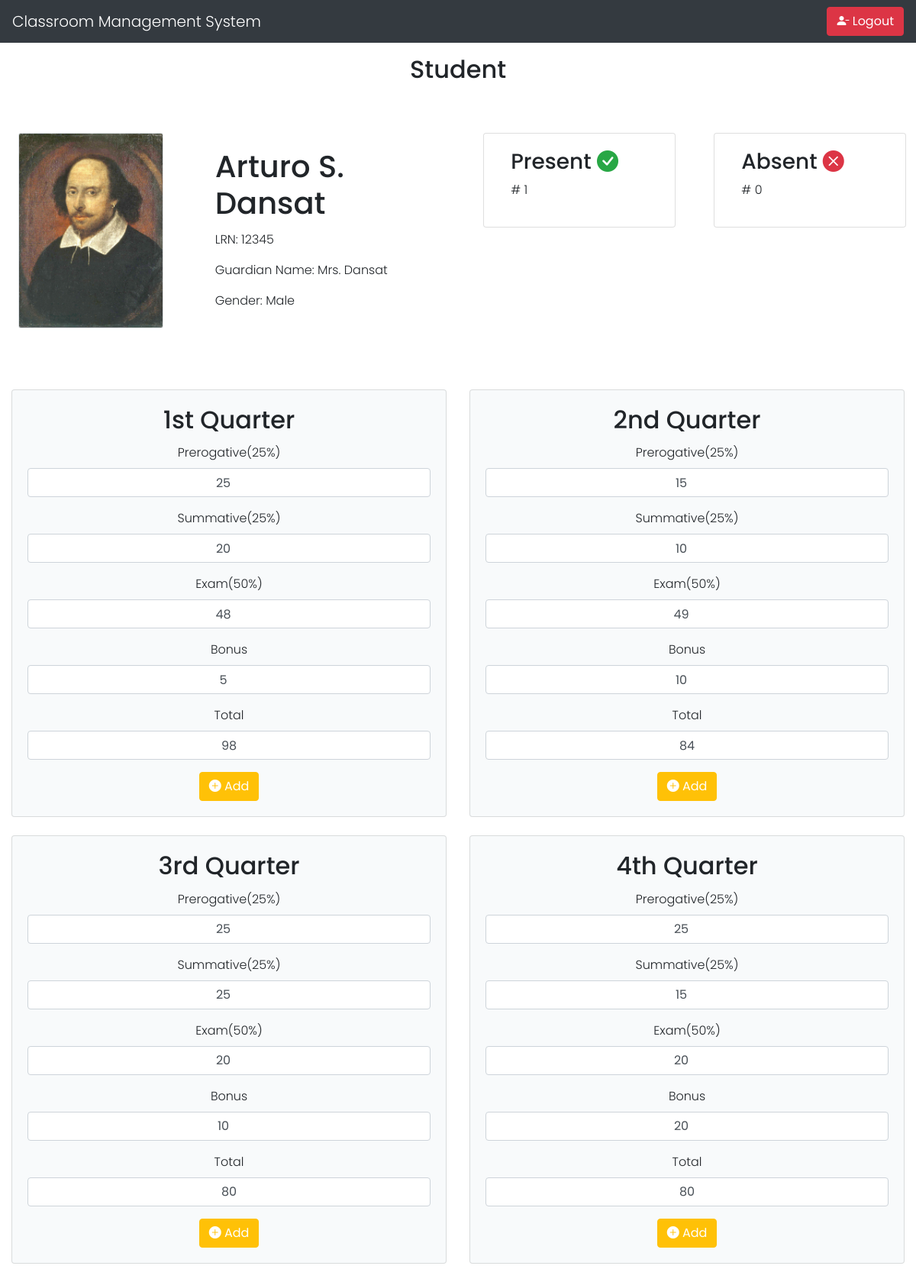
The page /student_grade.php?class_member_id=30 (signed in) on the database its author committed.
### tables this page shows
CREATE TABLE `class_member` (
  `class_member_id` int(11) NOT NULL,
  `student_id` int(11) NOT NULL,
  `class_id` int(11) NOT NULL
);

CREATE TABLE `student` (
  `id` int(11) NOT NULL,
  `lrn` varchar(50) NOT NULL,
  `fullname` varchar(150) NOT NULL,
  `guardian_name` varchar(150) NOT NULL,
  `username` varchar(100) NOT NULL,
  `password` varchar(100) NOT NULL,
  `profile` varchar(100) NOT NULL,
  `gender` varchar(50) NOT NULL
);

CREATE TABLE `class_grade` (
  `grade_id` int(11) NOT NULL,
  `class_id` int(11) NOT NULL,
  `student_id` int(11) NOT NULL,
  `prerogative` float NOT NULL,
  `summative` float NOT NULL,
  `bonus` float NOT NULL,
  `exam` float NOT NULL,
  `total` float NOT NULL,
  `quarter` varchar(50) NOT NULL
);

### student_grade.php (the view, shortened to what the rows shown need)
<?php
include 'mysql_connect.php';
?>
<!DOCTYPE html>
<html lang="en">
<head>
</head>
<link rel="stylesheet" href="https://maxcdn.bootstrapcdn.com/bootstrap/4.5.2/css/bootstrap.min.css">
<link rel="stylesheet" href="https://cdn.jsdelivr.net/npm/bootstrap-icons@1.9.1/font/bootstrap-icons.css">
<body>
    <div class="container mt-3">
        <h2 class="text-center">Student</h2>
    </div>
    <div class="container-fluid mt-5 px-3 py-3">
        <div class="row">
            <div class="card mb-3 border-0 ml-2  col-md-6">
                <?php
                $class_member_id = $_GET["class_member_id"];
                $query =  "SELECT *
                    FROM class_member
                    INNER JOIN student ON class_member.student_id=student.id
                    INNER JOIN class ON class_member.class_id=class.class_id
                    WHERE class_member.class_member_id = " . $class_member_id;
                $res = mysqli_query($conn, $query);
                $classMemberDetails = mysqli_fetch_assoc($res);
                ?>
                <div class="row no-gutters">
                    <div class="col-md-4">
                        <img src="<?php echo $classMemberDetails['profile']; ?>" class="card-img border" alt="student image" >
                    </div>
                    <div class="col-md-8">
                        <div class="card-body ml-lg-5">
                            <h1 class="card-title"><?php echo $classMemberDetails['fullname']; ?></h1>
                            <p class="card-text">LRN: <?php echo $classMemberDetails['lrn']; ?></p>
                            <p class="card-text">Guardian Name: <?php echo $classMemberDetails['guardian_name']; ?></p>
                            <p class="card-text">Gender: <?php echo $classMemberDetails['gender']; ?></p>
                        </div>
                    </div>
                </div>
            </div>
        </div>
    </div>
    <div class="container-fluid text-center mt-5">
        <div class="row row-cols-1 row-cols-md-2">
            <div class="col mb-4">
                <div class="card" style="background-color: #F8FAFB;">
                    <div class="card-body">
                        <h2 class="card-title">1st Quarter</h2>
                        <?php
                        $query =  "SELECT *
                        FROM class_grade
                        WHERE student_id =" . $classMemberDetails['id'] . " AND class_id=" . $classMemberDetails['class_id'] . " AND quarter ='1st Quarter'";
                        $res = mysqli_query($conn, $query);
                        $firstQuarter =  mysqli_fetch_assoc($res);
                        ?>
                        <form method="POST">
                            <div class="form-group">
                                <label for="prerogative1">Prerogative(25%)</label>
                                <input type="number" class="form-control text-center" oninput="onChange1()" value="<?php echo $firstQuarter['prerogative'] ?>" id="prerogative1" name="prerogative1">
                            </div>
                            <div class="form-group">
                                <label for="summative1">Summative(25%)</label>
                                <input type="number" class="form-control text-center" oninput="onChange1()" value="<?php echo $firstQuarter['summative'] ?>" id="summative1" name="summative1">
                            </div>
                            <div class="form-group">
                                <label for="exam1">Exam(50%)</label>
                                <input type="number" class="form-control text-center" oninput="onChange1()" id="exam1" name="exam1" value="<?php echo $firstQuarter['exam'] ?>">
                            </div>
                            <div class="form-group">
                                <label for="bonus1">Bonus</label>
                                <input type="number" class="form-control text-center" oninput="onChange1()" id="bonus1" name="bonus1" value="<?php echo $firstQuarter['bonus'] ?>">
                            </div>
                            <div class="form-group">
                                <label for="total1">Total</label>
                                <input type="text" class="form-control text-center" value="<?php
                                                                                            if (mysqli_num_rows($res) > 0) {
                                                                                                if ($firstQuarter['total'] >= 0) {
                                                                                                    echo $firstQuarter['total'];
                                                                                                }
                                                                                            } else {
                                                                                                echo 0;
                                                                                            }
                                                                                            ?>" id="total1" name="total1">
                            </div>
                        </form>
                    </div>
                </div>
            </div>
            <div class="col mb-4">
                <div class="card" style="background-color: #F8FAFB;">
                    <div class="card-body">
                        <h2 class="card-title">2nd Quarter</h2>
                        <?php
                        $query =  "SELECT *
                        FROM class_grade
                        WHERE student_id =" . $classMemberDetails['id'] . " AND class_id=" . $classMemberDetails['class_id'] . " AND quarter ='2nd Quarter'";
                        $res = mysqli_query($conn, $query);
                        $secondQuarter =  mysqli_fetch_assoc($res);
                        ?>
                        <form method="POST">
                            <div class="form-group">
                                <label for="prerogative1">Prerogative(25%)</label>
                                <input type="number" class="form-control text-center" oninput="onChange2()" value="<?php echo $secondQuarter['prerogative'] ?>" id="prerogative2" name="prerogative2">
                            </div>
                            <div class="form-group">
                                <label for="summative1">Summative(25%)</label>
                                <input type="number" class="form-control text-center" oninput="onChange2()" value="<?php echo $secondQuarter['summative'] ?>" id="summative2" name="summative2">
                            </div>
                            <div class="form-group">
                                <label for="exam1">Exam(50%)</label>
                                <input type="number" class="form-control text-center" oninput="onChange2()" id="exam2" name="exam2" value="<?php echo $secondQuarter['exam'] ?>">
                            </div>
                            <div class="form-group">
                                <label for="bonus1">Bonus</label>
                                <input type="number" class="form-control text-center" oninput="onChange2()" id="bonus2" name="bonus2" value="<?php echo $secondQuarter['bonus'] ?>">
                            </div>
                            <div class="form-group">
                                <label for="total1">Total</label>
                                <input type="text" class="form-control text-center" value="<?php
                                                                                            if (mysqli_num_rows($res) > 0) {
                                                                                                if ($secondQuarter['total'] >= 0) {
                                                                                                    echo $secondQuarter['total'];
                                                                                                }
                                                                                            } else {
                                                                                                echo 0;
                                                                                            }
                                                                                            ?>" id="total2" name="total2">
                            </div>
                        </form>
                    </div>
                </div>
            </div>
            <div class="col mb-4">
                <div class="card" style="background-color: #F8FAFB;">
                    <div class="card-body">
                        <h2 class="card-title">3rd Quarter</h2>
                        <?php
                        $query =  "SELECT *
                        FROM class_grade
                        WHERE student_id =" . $classMemberDetails['id'] . " AND class_id=" . $classMemberDetails['class_id'] . " AND quarter ='3rd Quarter'";
                        $res = mysqli_query($conn, $query);
                        $thirdQuarter =  mysqli_fetch_assoc($res);
                        ?>
                        <form method="POST">
                            <div class="form-group">
                                <label for="prerogative1">Prerogative(25%)</label>
                                <input type="number" class="form-control text-center" oninput="onChange3()" value="<?php echo $thirdQuarter['prerogative'] ?>" id="prerogative3" name="prerogative3">
                            </div>
                            <div class="form-group">
                                <label for="summative1">Summative(25%)</label>
                                <input type="number" class="form-control text-center" oninput="onChange3()" value="<?php echo $thirdQuarter['summative'] ?>" id="summative3" name="summative3">
                            </div>
                            <div class="form-group">
                                <label for="exam1">Exam(50%)</label>
                                <input type="number" class="form-control text-center" oninput="onChange3()" id="exam3" name="exam3" value="<?php echo $thirdQuarter['exam'] ?>">
                            </div>
                            <div class="form-group">
                                <label for="bonus1">Bonus</label>
                                <input type="number" class="form-control text-center" oninput="onChange3()" id="bonus3" name="bonus3" value="<?php echo $thirdQuarter['bonus'] ?>">
                            </div>
                            <div class="form-group">
                                <label for="total3">Total</label>
                                <input type="text" class="form-control text-center" value="<?php
                                                                                            if (mysqli_num_rows($res) > 0) {
                                                                                                if ($thirdQuarter['total'] >= 0) {
                                                                                                    echo $thirdQuarter['total'];
                                                                                                }
                                                                                            } else {
                                                                                                echo 0;
                                                                                            }
                                                                                            ?>" id="total3" name="total3">
                            </div>
                        </form>
                    </div>
                </div>
            </div>
            <div class="col mb-4">
                <div class="card" style="background-color: #F8FAFB;">
                    <div class="card-body">
                        <h2 class="card-title">4th Quarter</h2>
                        <?php
                        $query =  "SELECT *
                        FROM class_grade
                        WHERE student_id =" . $classMemberDetails['id'] . " AND class_id=" . $classMemberDetails['class_id'] . " AND quarter ='4th Quarter'";
                        $res = mysqli_query($conn, $query);
                        $fourthQuarter =  mysqli_fetch_assoc($res);
                        ?>
                        <form method="POST">
                            <div class="form-group">
                                <label for="prerogative1">Prerogative(25%)</label>
                                <input type="number" class="form-control text-center" oninput="onChange4()" value="<?php echo $fourthQuarter['prerogative'] ?>" id="prerogative4" name="prerogative4">
                            </div>
                            <div class="form-group">
                                <label for="summative1">Summative(25%)</label>
                                <input type="number" class="form-control text-center" oninput="onChange4()" value="<?php echo $fourthQuarter['summative'] ?>" id="summative4" name="summative4">
                            </div>
                            <div class="form-group">
                                <label for="exam1">Exam(50%)</label>
                                <input type="number" class="form-control text-center" oninput="onChange4()" value="<?php echo $fourthQuarter['exam'] ?>" id="exam4" name="exam4">
                            </div>
                            <div class="form-group">
                                <label for="bonus1">Bonus</label>
                                <input type="number" class="form-control text-center" oninput="onChange4()" id="bonus4" name="bonus4" value="<?php echo $fourthQuarter['bonus'] ?>">
                            </div>
                            <div class="form-group">
                                <label for="total3">Total</label>
                                <input type="text" class="form-control text-center" value="<?php
                                                                                            if (mysqli_num_rows($res) > 0) {
                                                                                                if ($fourthQuarter['total'] >= 0) {
                                                                                                    echo $fourthQuarter['total'];
                                                                                                }
                                                                                            } else {
                                                                                                echo 0;
                                                                                            }
                                                                                            ?>" id="total4" name="total4">
                            </div>
                        </form>
                    </div>
                </div>
            </div>
</body>
</html>

### rows shown on the page
class_member: student.profile (picture), student.fullname "Arturo S. Dansat", student.lrn "12345", student.guardian_name "Mrs. Dansat", student.gender "Male"
class_grade: prerogative1 "25", summative1 "20", exam1 "48", bonus1 "5", total1 "98"
class_grade: prerogative2 "15", summative2 "10", exam2 "49", bonus2 "10", total2 "84"
class_grade: prerogative3 "25", summative3 "25", exam3 "20", bonus3 "10", total3 "80"
class_grade: prerogative4 "25", summative4 "15", exam4 "20", bonus4 "20", total4 "80"

### other values the page prints
$presentCount "1"
$absentCount "0"
